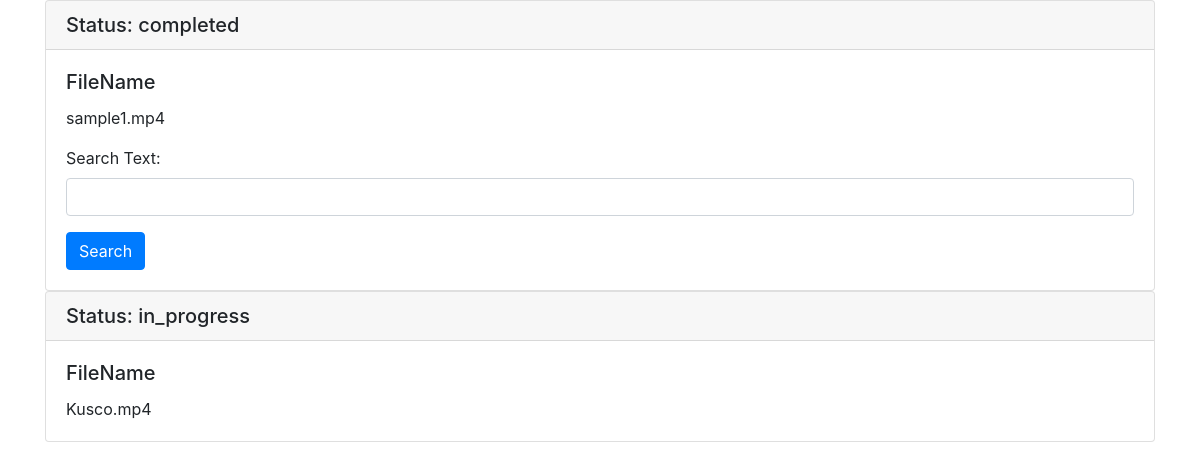
/video-list/, run on an earlier commit of the app's database.
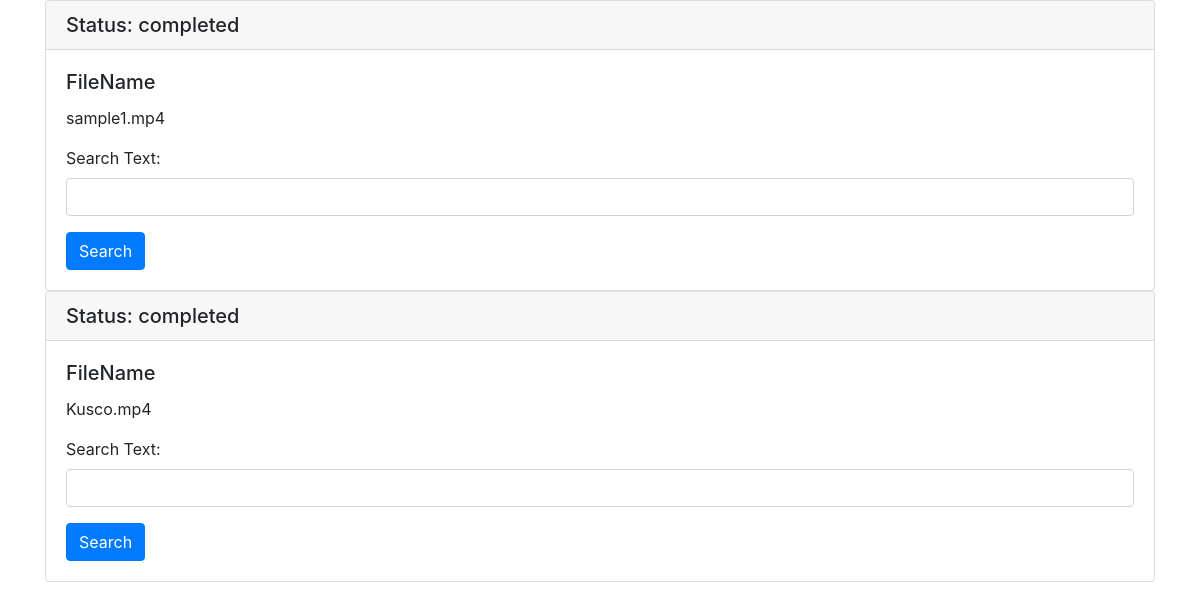
And on a later commit of the database.
### app/models.py (models this page shows, shortened)
class TrackVideoProgress(models.Model):
    name = models.CharField(max_length=255, null=False)
    file = models.FileField(upload_to="videos/")
    status = models.CharField(max_length=255, null=False)
    created_at = models.DateTimeField(auto_now_add=True)
    updated_at = models.DateTimeField(auto_now_add=True)

### app/views.py (the view)
# urls.py: path('video-list/', video_list, name='video-list'),
def video_list(request):
    host_url = os.getenv("HOST_URL")
    video_list =  TrackVideoProgress.objects.all()
    return render(request, "videoList.html", {"items":video_list, "host_url": host_url})

### app/templates/videoList.html (shortened to what this page needs)
<!DOCTYPE html>
<html>
<head>
    <link rel="stylesheet" href="https://stackpath.bootstrapcdn.com/bootstrap/4.5.2/css/bootstrap.min.css">
</head>
<body>
    <div class="container">
        {% for item in items %}
        <div class="card">
            <h5 class="card-header">Status: {{item.status}}</h5>
            <div class="card-body">
                <h5 class="card-title">FileName</h5>
                <p class="card-text">{{item.name}}</p>
                {% if item.status == "completed" %}
                    <form id="searchForm">
                        <div class="form-group">
                            <label for="searchInput">Search Text:</label>
                            <input type="text" class="form-control" id="search_text{{item.id}}" name="search_text">
                        </div>
                        <button type="button" onclick="search_input({{item.id}})" class="btn btn-primary">Search</button>
                    </form>
                {% endif %}
            </div>
        </div>
        {% endfor %}
    </div>
</body>
</html>

What changed in the data, as far as the page shows it:
changed TrackVideoProgress "Kusco.mp4": status "in_progress" → "completed"; now shows "Search Text: Search"
